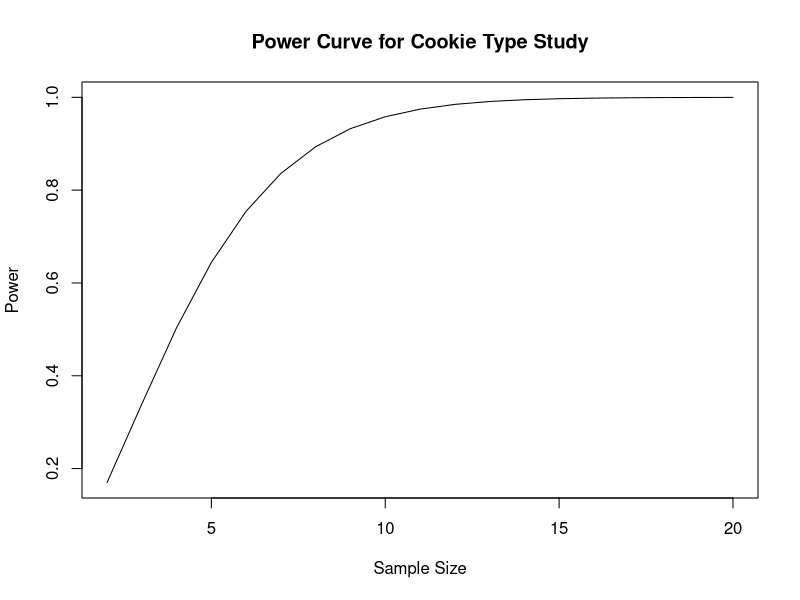
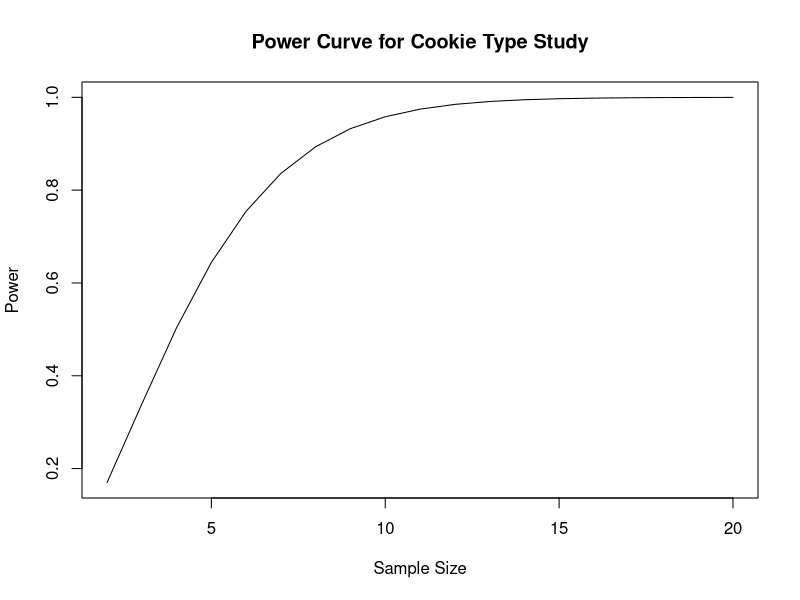
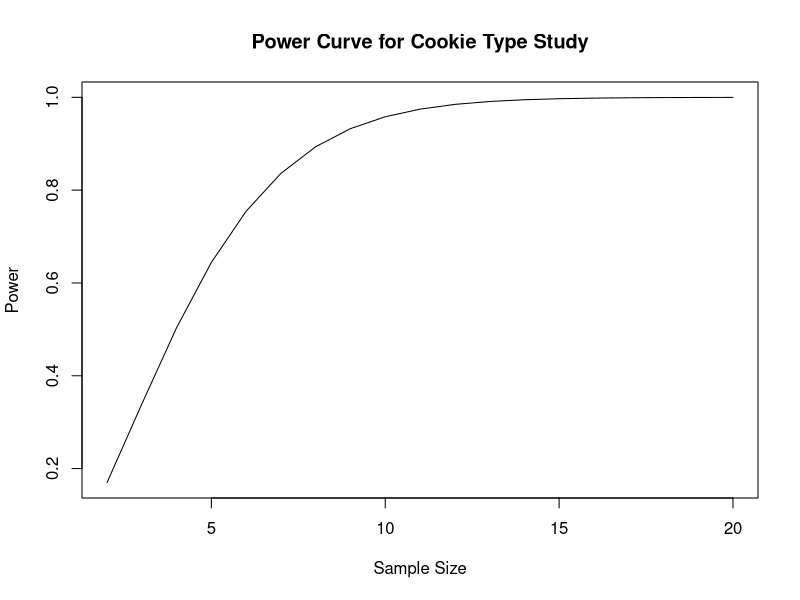

These figures' R source, in order:
##### Calculate Power for Varying Sample Sizes
n.options = seq(2,20,by=1) 
res.power = NA

for(i in 1:length(n.options)) { 
  res = power.anova.test(groups=4, 
                         between.var=var(c(22, 23, 29, 30)), 
                         within.var = 25, 
                         sig.level=0.05, 
                         n=n.options[i])
  res.power[i] = res$power 
}
plot(n.options,
     res.power,
     type="l", 
     xlab="Sample Size", 
     ylab="Power", 
     main="Power Curve for Cookie Type Study")

# Part b
power.anova.test(groups=4, 
                 between.var=var(c(22, 23, 29, 30)), 
                 within.var = 25, 
                 sig.level=0.05, 
                 power = 0.85)

# Part c
n.options = seq(2,20,by=1) 
res.power = NA

for(i in 1:length(n.options)) { 
  res = power.anova.test(groups=4, 
                         between.var=var(c(30, 29, 23, 22)), 
                         within.var = 25, 
                         sig.level=0.05, 
                         n=n.options[i])
  res.power[i] = res$power 
}
plot(n.options,
     res.power,
     type="l", 
     xlab="Sample Size", 
     ylab="Power", 
     main="Power Curve for Cookie Type Study")


# Part d
n.options = seq(2,20,by=1) 
res.power = NA

for(i in 1:length(n.options)) { 
  res = power.anova.test(groups=4, 
                         between.var=var(c(21, 26, 26, 31)), 
                         within.var = 25, 
                         sig.level=0.05, 
                         n=n.options[i])
  res.power[i] = res$power 
}
plot(n.options,
     res.power,
     type="l", 
     xlab="Sample Size", 
     ylab="Power", 
     main="Power Curve for Cookie Type Study")
